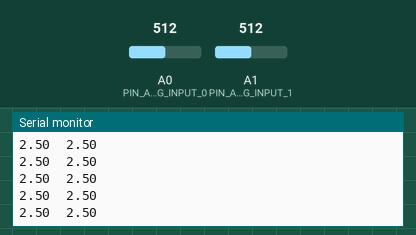
The sketch below on a simulated Arduino Uno, built with avr-gcc and run on an emulated ATmega328P. Shown: the last lines printed to the serial monitor. The inputs (shaded band) are chosen by the test bench; at power-on: A0 (PIN_ANALOG_INPUT_0) = 512, A1 (PIN_ANALOG_INPUT_1) = 512.

Above: at 1.2 s.
1.3 s: A0 (PIN_ANALOG_INPUT_0) set to 716
At 1.32 s:
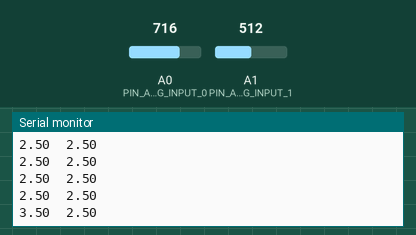
2.8 s: A1 (PIN_ANALOG_INPUT_1) set to 716
At 2.83 s:
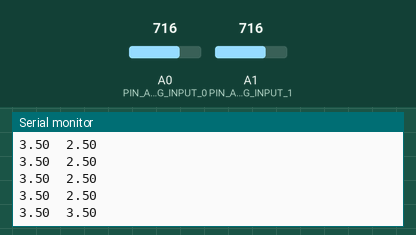
4.3 s: A0 (PIN_ANALOG_INPUT_0) set to 900
At 4.35 s:
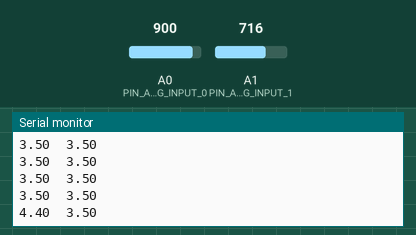
5.8 s: A1 (PIN_ANALOG_INPUT_1) set to 900
At 5.86 s:
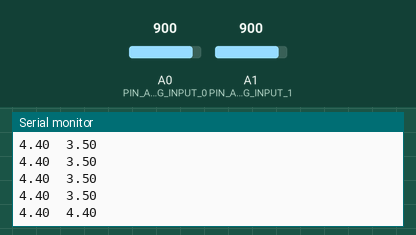
Timing chart, 0 to 8.3 s (numbered marks = the images above; inputs shaded):
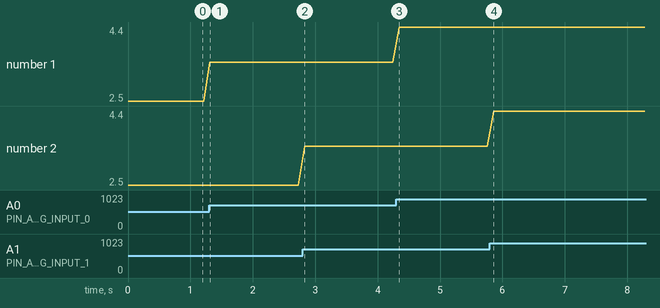

The sketch:

MPX5700AP_test.ino
```cpp
//空気圧センサ
//アナログピン番号
const int PIN_ANALOG_INPUT_0 = 0;
const int PIN_ANALOG_INPUT_1 = 1;

void setup() {
  Serial.begin( 9600 );
}

void loop() {
  int i_pin0 = analogRead( PIN_ANALOG_INPUT_0 );
  int i_pin1 = analogRead( PIN_ANALOG_INPUT_1 );
  float f_pin0 = i_pin0 * 5.0 / 1023.0;
  float f_pin1 = i_pin1 * 5.0 / 1023.0;
  Serial.print( f_pin0 );
  Serial.print("\t");
  Serial.print( f_pin1 );
  Serial.print("\n");
  delay( 100 );
}
```

Measured:
- after the input at 1.3 s, the serial monitor: prints a new line at once (image 1)
- after the input at 2.8 s, the serial monitor: prints a new line at once (image 2)
- after the input at 4.3 s, the serial monitor: prints a new line at once (image 3)
- after the input at 5.8 s, the serial monitor: prints a new line after 0.06 s (image 4)
- plotted number 1: 2.5 → 3.5 after the input at 1.3 s, 3.5 → 4.4 after the input at 4.3 s
